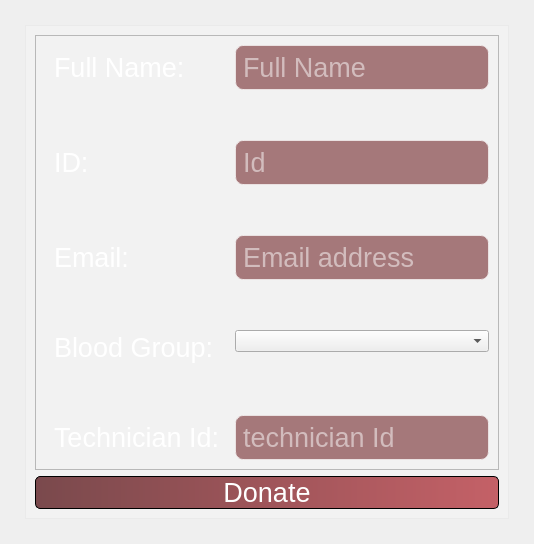
      <widget class="QWidget" name="Donations">
       <property name="maximumSize">
        <size>
         <width>16777215</width>
         <height>689</height>
        </size>
       </property>
       <attribute name="title">
        <string>Donations</string>
       </attribute>
       <layout class="QVBoxLayout" name="verticalLayout">
        <property name="leftMargin">
         <number>25</number>
        </property>
        <property name="topMargin">
         <number>25</number>
        </property>
        <property name="rightMargin">
         <number>25</number>
        </property>
        <property name="bottomMargin">
         <number>25</number>
        </property>
        <item alignment="Qt::AlignHCenter">
         <widget class="QFrame" name="frame">
          <property name="styleSheet">
           <string notr="true">*{border-image:none;
background-color: rgba(255, 255, 255, 50);}</string>
          </property>
          <property name="frameShape">
           <enum>QFrame::StyledPanel</enum>
          </property>
          <property name="frameShadow">
           <enum>QFrame::Raised</enum>
          </property>
          <layout class="QVBoxLayout" name="verticalLayout_5">
           <item alignment="Qt::AlignHCenter|Qt::AlignVCenter">
            <widget class="QFrame" name="frame_2">
             <property name="styleSheet">
              <string notr="true">*{
	background-color: none;
	font: 75 20pt &quot;MS Shell Dlg 2&quot;;
}</string>
             </property>
             <property name="frameShape">
              <enum>QFrame::StyledPanel</enum>
             </property>
             <property name="frameShadow">
              <enum>QFrame::Raised</enum>
             </property>
             <layout class="QFormLayout" name="formLayout">
              <property name="verticalSpacing">
               <number>50</number>
              </property>
              <item row="0" column="0">
               <widget class="QLabel" name="label_6">
                <property name="font">
                 <font>
                  <family>MS Shell Dlg 2</family>
                  <pointsize>20</pointsize>
                  <weight>9</weight>
                  <italic>false</italic>
                  <bold>false</bold>
                 </font>
                </property>
                <property name="styleSheet">
                 <string notr="true">color: rgb(255, 255, 255);
padding: 2px;
</string>
                </property>
                <property name="text">
                 <string>Full Name:</string>
                </property>
               </widget>
              </item>
              <item row="0" column="1">
               <widget class="QLineEdit" name="full_name_line_edit">
                <property name="font">
                 <font>
                  <family>MS Shell Dlg 2</family>
                  <pointsize>20</pointsize>
                  <weight>9</weight>
                  <italic>false</italic>
                  <bold>false</bold>
                 </font>
                </property>
                <property name="styleSheet">
                 <string notr="true">color: rgb(255, 255, 255);
padding: 5px;
background-color: rgba(110, 34, 38, 150);
border: 1px solid rgba(255, 255, 255, 150);
border-radius: 8px;</string>
                </property>
                <property name="text">
                 <string/>
                </property>
                <property name="frame">
                 <bool>true</bool>
                </property>
                <property name="echoMode">
                 <enum>QLineEdit::Normal</enum>
                </property>
                <property name="placeholderText">
                 <string>Full Name</string>
                </property>
               </widget>
              </item>
              <item row="1" column="0">
               <widget class="QLabel" name="label_5">
                <property name="font">
                 <font>
                  <family>MS Shell Dlg 2</family>
                  <pointsize>20</pointsize>
                  <weight>9</weight>
                  <italic>false</italic>
                  <bold>false</bold>
                 </font>
                </property>
                <property name="styleSheet">
                 <string notr="true">color: rgb(255, 255, 255);
padding: 2px;
</string>
                </property>
                <property name="text">
                 <string>ID:</string>
                </property>
               </widget>
              </item>
              <item row="1" column="1">
               <widget class="QLineEdit" name="id_number_line_edit">
                <property name="font">
                 <font>
                  <family>MS Shell Dlg 2</family>
                  <pointsize>20</pointsize>
                  <weight>9</weight>
                  <italic>false</italic>
                  <bold>false</bold>
                 </font>
                </property>
                <property name="styleSheet">
                 <string notr="true">color: rgb(255, 255, 255);
padding: 5px;
background-color: rgba(110, 34, 38, 150);
border: 1px solid rgba(255, 255, 255, 150);
border-radius: 8px;</string>
                </property>
                <property name="text">
                 <string/>
                </property>
                <property name="maxLength">
                 <number>9</number>
                </property>
                <property name="frame">
                 <bool>true</bool>
                </property>
                <property name="echoMode">
                 <enum>QLineEdit::Normal</enum>
                </property>
                <property name="placeholderText">
                 <string>Id</string>
                </property>
               </widget>
              </item>
              <item row="2" column="0">
               <widget class="QLabel" name="label_17">
                <property name="font">
                 <font>
                  <family>MS Shell Dlg 2</family>
                  <pointsize>20</pointsize>
                  <weight>9</weight>
                  <italic>false</italic>
                  <bold>false</bold>
                 </font>
                </property>
                <property name="styleSheet">
                 <string notr="true">color: rgb(255, 255, 255);
padding: 2px;
</string>
                </property>
                <property name="text">
                 <string>Email:</string>
                </property>
               </widget>
              </item>
              <item row="2" column="1">
               <widget class="QLineEdit" name="email_line_edit">
                <property name="font">
                 <font>
                  <family>MS Shell Dlg 2</family>
                  <pointsize>20</pointsize>
                  <weight>9</weight>
                  <italic>false</italic>
                  <bold>false</bold>
                 </font>
                </property>
                <property name="styleSheet">
                 <string notr="true">color: rgb(255, 255, 255);
padding: 5px;
background-color: rgba(110, 34, 38, 150);
border: 1px solid rgba(255, 255, 255, 150);
border-radius: 8px;</string>
                </property>
                <property name="text">
                 <string/>
                </property>
                <property name="maxLength">
                 <number>100</number>
                </property>
                <property name="frame">
                 <bool>true</bool>
                </property>
                <property name="echoMode">
                 <enum>QLineEdit::Normal</enum>
                </property>
                <property name="placeholderText">
                 <string>Email address</string>
                </property>
               </widget>
              </item>
              <item row="3" column="0">
               <widget class="QLabel" name="label">
                <property name="font">
                 <font>
                  <family>MS Shell Dlg 2</family>
                  <pointsize>20</pointsize>
                  <weight>9</weight>
                  <italic>false</italic>
                  <bold>false</bold>
                 </font>
                </property>
                <property name="styleSheet">
                 <string notr="true">color: rgb(255, 255, 255);
padding: 2px;
</string>
                </property>
                <property name="text">
                 <string>Blood Group:</string>
                </property>
               </widget>
              </item>
              <item row="3" column="1">
               <widget class="QComboBox" name="blood_group_combo_box"/>
              </item>
              <item row="4" column="0">
               <widget class="QLabel" name="label_7">
                <property name="font">
                 <font>
                  <family>MS Shell Dlg 2</family>
                  <pointsize>20</pointsize>
                  <weight>9</weight>
                  <italic>false</italic>
                  <bold>false</bold>
                 </font>
                </property>
                <property name="styleSheet">
                 <string notr="true">color: rgb(255, 255, 255);
padding: 2px;
</string>
                </property>
                <property name="text">
                 <string>Technician Id:</string>
                </property>
               </widget>
              </item>
              <item row="4" column="1">
               <widget class="QLineEdit" name="tech_id_line_edit">
                <property name="font">
                 <font>
                  <family>MS Shell Dlg 2</family>
                  <pointsize>20</pointsize>
                  <weight>9</weight>
                  <italic>false</italic>
                  <bold>false</bold>
                 </font>
                </property>
                <property name="styleSheet">
                 <string notr="true">color: rgb(255, 255, 255);
padding: 5px;
background-color: rgba(110, 34, 38, 150);
border: 1px solid rgba(255, 255, 255, 150);
border-radius: 8px;</string>
                </property>
                <property name="text">
                 <string/>
                </property>
                <property name="maxLength">
                 <number>9</number>
                </property>
                <property name="frame">
                 <bool>true</bool>
                </property>
                <property name="echoMode">
                 <enum>QLineEdit::Normal</enum>
                </property>
                <property name="placeholderText">
                 <string>technician Id</string>
                </property>
               </widget>
              </item>
             </layout>
            </widget>
           </item>
           <item>
            <widget class="QPushButton" name="donate_button">
             <property name="font">
              <font>
               <pointsize>20</pointsize>
              </font>
             </property>
             <property name="styleSheet">
              <string notr="true">*{
	background-color: qlineargradient(spread:pad, x1:0, y1:0, x2:1, y2:0, stop:0 rgba(89, 27, 31, 200), stop:1 rgba(184, 57, 65, 200));
    border: 1px solid black;
	color: rgb(255, 255, 255);
	border-radius: 5px
}

*:hover{
background-color: qlineargradient(spread:pad, x1:0, y1:0, x2:1, y2:0, stop:0 rgba(200, 60, 69, 200), stop:1 rgba(184, 57, 65, 200));
    border: 1px solid black;
	color: rgb(255, 255, 255);
	border-radius: 5px
}

*:pressed{
	
	background-color: qlineargradient(spread:pad, x1:0, y1:0, x2:1, y2:0, stop:0 rgba(151, 45, 52, 227), stop:1 rgba(184, 57, 65, 255));
    border: 1px solid black;
	color: rgb(255, 255, 255);
	border-radius: 5px
}
</string>
             </property>
             <property name="text">
              <string>Donate</string>
             </property>
            </widget>
           </item>
          </layout>
         </widget>
        </item>
       </layout>
      </widget>
